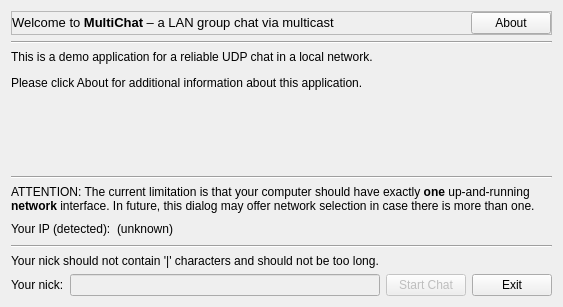
<?xml version="1.0" encoding="UTF-8"?>
<ui version="4.0">
 <class>WelcomeDialog</class>
 <widget class="QDialog" name="WelcomeDialog">
  <property name="geometry">
   <rect>
    <x>0</x>
    <y>0</y>
    <width>563</width>
    <height>307</height>
   </rect>
  </property>
  <property name="windowTitle">
   <string>Dialog</string>
  </property>
  <layout class="QVBoxLayout" name="verticalLayout">
   <item>
    <widget class="QFrame" name="headerFrame">
     <property name="sizePolicy">
      <sizepolicy hsizetype="Preferred" vsizetype="Fixed">
       <horstretch>0</horstretch>
       <verstretch>0</verstretch>
      </sizepolicy>
     </property>
     <property name="frameShape">
      <enum>QFrame::StyledPanel</enum>
     </property>
     <property name="frameShadow">
      <enum>QFrame::Raised</enum>
     </property>
     <layout class="QHBoxLayout" name="horizontalLayout_2">
      <property name="spacing">
       <number>5</number>
      </property>
      <property name="leftMargin">
       <number>0</number>
      </property>
      <property name="topMargin">
       <number>0</number>
      </property>
      <property name="rightMargin">
       <number>0</number>
      </property>
      <property name="bottomMargin">
       <number>0</number>
      </property>
      <item>
       <widget class="QLabel" name="headerLabel">
        <property name="font">
         <font>
          <pointsize>10</pointsize>
         </font>
        </property>
        <property name="text">
         <string>&lt;html&gt;&lt;head/&gt;&lt;body&gt;&lt;p&gt;Welcome to &lt;span style=&quot; font-weight:600;&quot;&gt;MultiChat&lt;/span&gt; – a LAN group chat via multicast&lt;/p&gt;&lt;/body&gt;&lt;/html&gt;</string>
        </property>
       </widget>
      </item>
      <item>
       <spacer name="aboutHSpacer">
        <property name="orientation">
         <enum>Qt::Horizontal</enum>
        </property>
        <property name="sizeHint" stdset="0">
         <size>
          <width>40</width>
          <height>20</height>
         </size>
        </property>
       </spacer>
      </item>
      <item>
       <widget class="QPushButton" name="aboutButton">
        <property name="focusPolicy">
         <enum>Qt::TabFocus</enum>
        </property>
        <property name="text">
         <string>About</string>
        </property>
        <property name="autoDefault">
         <bool>false</bool>
        </property>
        <property name="flat">
         <bool>false</bool>
        </property>
       </widget>
      </item>
     </layout>
    </widget>
   </item>
   <item>
    <widget class="Line" name="topLine">
     <property name="orientation">
      <enum>Qt::Horizontal</enum>
     </property>
    </widget>
   </item>
   <item>
    <widget class="QLabel" name="descriptionLabel">
     <property name="text">
      <string>&lt;html&gt;&lt;head/&gt;&lt;body&gt;&lt;p&gt;&lt;span style=&quot; font-size:9pt;&quot;&gt;This is a demo application for a reliable UDP chat in a local network.&lt;/span&gt;&lt;/p&gt;&lt;p&gt;&lt;span style=&quot; font-size:9pt;&quot;&gt;Please click About for additional information about this application.&lt;/span&gt;&lt;/p&gt;&lt;/body&gt;&lt;/html&gt;</string>
     </property>
     <property name="alignment">
      <set>Qt::AlignLeading|Qt::AlignLeft|Qt::AlignTop</set>
     </property>
     <property name="wordWrap">
      <bool>true</bool>
     </property>
    </widget>
   </item>
   <item>
    <spacer name="mainVSpacer">
     <property name="orientation">
      <enum>Qt::Vertical</enum>
     </property>
     <property name="sizeHint" stdset="0">
      <size>
       <width>20</width>
       <height>40</height>
      </size>
     </property>
    </spacer>
   </item>
   <item>
    <widget class="Line" name="bottomLine">
     <property name="orientation">
      <enum>Qt::Horizontal</enum>
     </property>
    </widget>
   </item>
   <item>
    <widget class="QLabel" name="descriptionLabel_2">
     <property name="text">
      <string>&lt;html&gt;&lt;head/&gt;&lt;body&gt;&lt;p&gt;&lt;span style=&quot; font-size:9pt;&quot;&gt;ATTENTION: The current limitation is that your computer should have exactly &lt;/span&gt;&lt;span style=&quot; font-size:9pt; font-weight:600;&quot;&gt;one&lt;/span&gt;&lt;span style=&quot; font-size:9pt;&quot;&gt; up-and-running &lt;/span&gt;&lt;span style=&quot; font-size:9pt; font-weight:600;&quot;&gt;network&lt;/span&gt;&lt;span style=&quot; font-size:9pt;&quot;&gt; interface. In future, this dialog may offer network selection in case there is more than one.&lt;/span&gt;&lt;/p&gt;&lt;/body&gt;&lt;/html&gt;</string>
     </property>
     <property name="alignment">
      <set>Qt::AlignLeading|Qt::AlignLeft|Qt::AlignTop</set>
     </property>
     <property name="wordWrap">
      <bool>true</bool>
     </property>
    </widget>
   </item>
   <item>
    <layout class="QHBoxLayout" name="ipHLayout">
     <item>
      <widget class="QLabel" name="ipLabel">
       <property name="text">
        <string>Your IP (detected):</string>
       </property>
      </widget>
     </item>
     <item>
      <widget class="QLabel" name="ipValueLabel">
       <property name="text">
        <string>(unknown)</string>
       </property>
      </widget>
     </item>
     <item>
      <spacer name="ipHSpacer">
       <property name="orientation">
        <enum>Qt::Horizontal</enum>
       </property>
       <property name="sizeHint" stdset="0">
        <size>
         <width>40</width>
         <height>20</height>
        </size>
       </property>
      </spacer>
     </item>
    </layout>
   </item>
   <item>
    <widget class="Line" name="line">
     <property name="orientation">
      <enum>Qt::Horizontal</enum>
     </property>
    </widget>
   </item>
   <item>
    <widget class="QLabel" name="descriptionLabel_3">
     <property name="text">
      <string>&lt;html&gt;&lt;head/&gt;&lt;body&gt;&lt;p&gt;&lt;span style=&quot; font-size:9pt;&quot;&gt;Your nick should not contain '|' characters and should not be too long.&lt;/span&gt;&lt;/p&gt;&lt;/body&gt;&lt;/html&gt;</string>
     </property>
     <property name="alignment">
      <set>Qt::AlignLeading|Qt::AlignLeft|Qt::AlignTop</set>
     </property>
     <property name="wordWrap">
      <bool>true</bool>
     </property>
    </widget>
   </item>
   <item>
    <layout class="QHBoxLayout" name="nickHLayout">
     <item>
      <widget class="QLabel" name="nickLabel">
       <property name="text">
        <string>Your nick:</string>
       </property>
      </widget>
     </item>
     <item>
      <widget class="QLineEdit" name="nickEdit">
       <property name="enabled">
        <bool>false</bool>
       </property>
       <property name="minimumSize">
        <size>
         <width>250</width>
         <height>0</height>
        </size>
       </property>
      </widget>
     </item>
     <item>
      <widget class="QPushButton" name="startButton">
       <property name="enabled">
        <bool>false</bool>
       </property>
       <property name="text">
        <string>Start Chat</string>
       </property>
       <property name="default">
        <bool>true</bool>
       </property>
      </widget>
     </item>
     <item>
      <widget class="QPushButton" name="exitButton">
       <property name="text">
        <string>Exit</string>
       </property>
       <property name="autoDefault">
        <bool>false</bool>
       </property>
      </widget>
     </item>
    </layout>
   </item>
  </layout>
 </widget>
 <tabstops>
  <tabstop>nickEdit</tabstop>
  <tabstop>startButton</tabstop>
  <tabstop>exitButton</tabstop>
  <tabstop>aboutButton</tabstop>
 </tabstops>
 <resources/>
 <connections>
  <connection>
   <sender>aboutButton</sender>
   <signal>clicked()</signal>
   <receiver>WelcomeDialog</receiver>
   <slot>aboutButtonClicked()</slot>
   <hints>
    <hint type="sourcelabel">
     <x>529</x>
     <y>28</y>
    </hint>
    <hint type="destinationlabel">
     <x>560</x>
     <y>90</y>
    </hint>
   </hints>
  </connection>
  <connection>
   <sender>exitButton</sender>
   <signal>clicked()</signal>
   <receiver>WelcomeDialog</receiver>
   <slot>reject()</slot>
   <hints>
    <hint type="sourcelabel">
     <x>494</x>
     <y>255</y>
    </hint>
    <hint type="destinationlabel">
     <x>557</x>
     <y>211</y>
    </hint>
   </hints>
  </connection>
  <connection>
   <sender>startButton</sender>
   <signal>clicked()</signal>
   <receiver>WelcomeDialog</receiver>
   <slot>startButtonClicked()</slot>
   <hints>
    <hint type="sourcelabel">
     <x>415</x>
     <y>259</y>
    </hint>
    <hint type="destinationlabel">
     <x>555</x>
     <y>168</y>
    </hint>
   </hints>
  </connection>
 </connections>
 <slots>
  <slot>aboutButtonClicked()</slot>
  <slot>startButtonClicked()</slot>
 </slots>
</ui>
